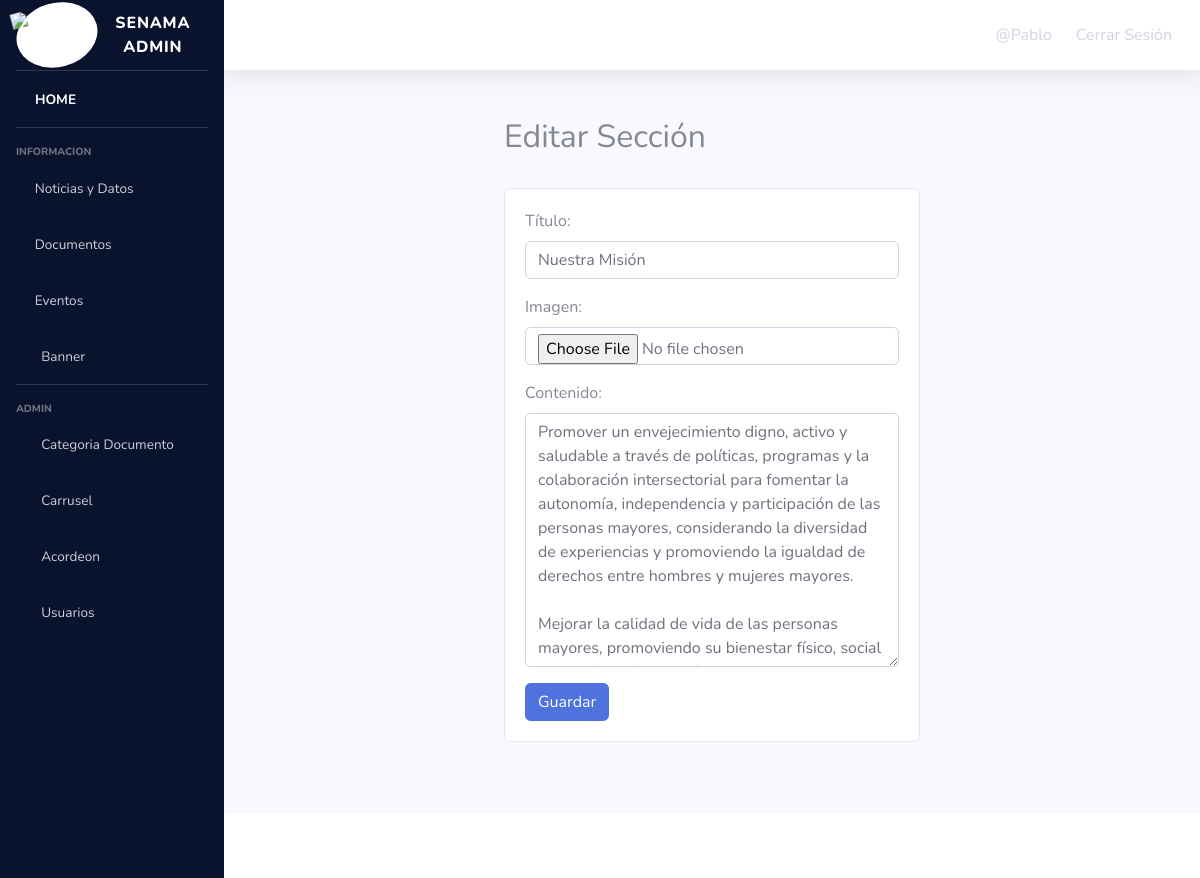
Page /section_edit/6/ (signed in) on the earlier database version.
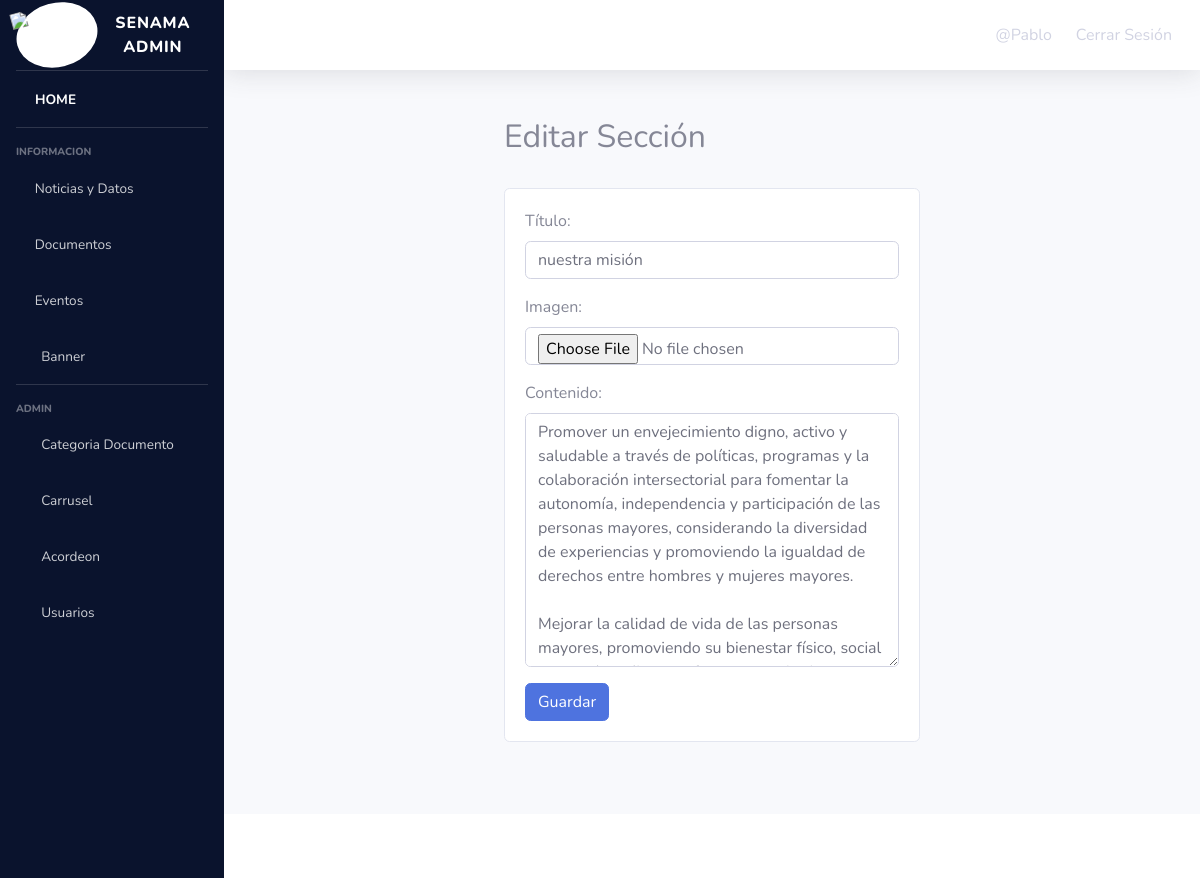
Same page on the later database version.
### app/models.py (models this page shows, shortened)
class Section(models.Model):
    title = models.CharField(max_length=255)
    image = models.ImageField(upload_to='section_images/')
    content = models.TextField()

### app/views.py (the view)
# urls.py: path('section_edit/<int:section_id>/', section_edit, name='section_edit'),
@login_required
def section_edit(request, section_id):
    section = get_object_or_404(Section, pk=section_id)
    if request.method == 'POST':
        form = SectionForm(request.POST, request.FILES, instance=section)
        if form.is_valid():
            form.save()
            return redirect('section_list')
    else:
        form = SectionForm(instance=section)
    return render(request, 'app/acordeon/editar.html', {'form': form, 'action': 'Editar'})

### app/forms.py
class SectionForm(forms.ModelForm):
    class Meta:
        model = Section
        fields = '__all__'
    title = forms.CharField(
        label='Título',
        widget=forms.TextInput(attrs={'class': 'form-control'})
    )
    content = forms.CharField(
        label='Contenido',
        widget=forms.Textarea(attrs={'class': 'form-control'})
    )
    image = forms.ImageField(
        label='Imagen',
        widget=forms.FileInput(attrs={'class': 'form-control'})
    )

### app/templates/app/acordeon/editar.html (shortened to what this page needs)
{% extends 'app/admin.html' %} {% load static %} {% block contenido %}
{% load crispy_forms_tags %}
<br>
<div class="container">
    <div class="col-12 col-md-6 offset-md-3">
        <h2>{{ action }} Sección</h2>
        <br>
        <div class="card">
            <div class="card-body">
                <form method="post" enctype="multipart/form-data">
                    <div class="mb-3">
                        {{ form.title.label_tag }}
                        {{ form.title }}
                    </div>
                    <div class="mb-3">
                        {{ form.image.label_tag }}
                        {{ form.image }}
                    </div>
                    <div class="mb-3">
                        {{ form.content.label_tag }}
                        {{ form.content }}
                    </div>
                    <button type="submit" class="btn btn-primary">Guardar</button>
                </form>
            </div>
        </div>
    </div>
</div>
<br><br><br>
{% endblock %}

Differences in the rows shown:
changed Section: title "Nuestra Misión" → "nuestra misión"
